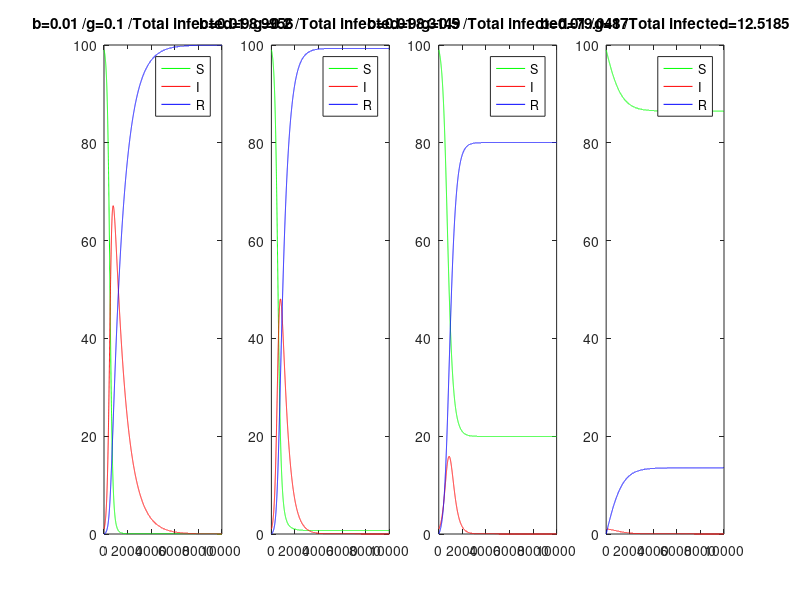

Source code (MATLAB):
dt=0.01;Tmax=10000;
S=zeros(1,Tmax);S(1)=99;    %Susceptible
I=zeros(1,Tmax);I(1)=1;     %Infected
R=zeros(1,Tmax);R(1)=0;     %Recovered
X=1:Tmax;
b=0.01;g=[0.1 0.2 0.5 1.0];         %Assign recovery rates to a four element vector g
figure('Position',[0 400 1400 300]);%Adjust the size and position of the window accordingly
for J=1:4                           %Increment J from 1 to 4 and use different elements of g(J)
    for T=1:Tmax-1
        S(T+1)=S(T)+dt*( -b*S(T)*I(T)           );
        I(T+1)=I(T)+dt*(  b*S(T)*I(T) -g(J)*I(T)   );
        R(T+1)=R(T)+dt*(               g(J)*I(T)   );
    end
    subplot(1,4,J);plot(X,S,'g',X,I,'r',X,R,'b');legend('S','I','R');%Plot in the J-th tile of the tiles with one vertical row and four horizontal columns
    title(strcat('b=',num2str(b),' /g=',num2str(g(J)),' /Total infected=',num2str(S(1)-S(Tmax)) ));
end                                 %Return to line 8